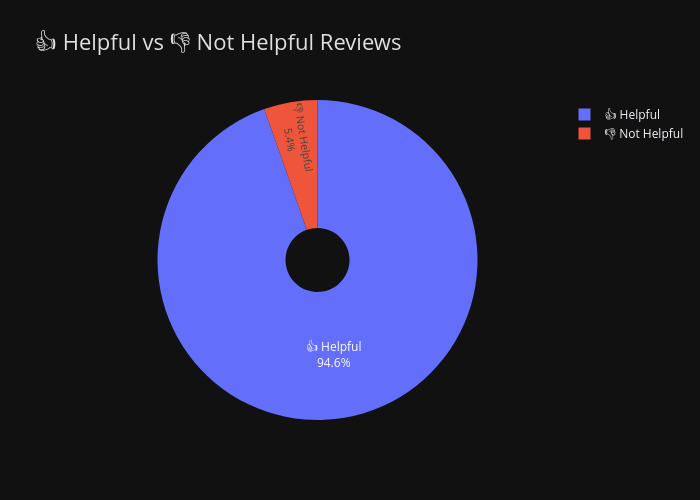

The notebook cell this image was saved under:
### Code cell
# 2.How many reviews were marked as helpful (above a certain threshold)?
# Pie chart

threshold = 10

review_df['is_helpful'] = review_df['helpful_votes'].apply(lambda x: '👍 Helpful' if x > threshold else '👎 Not Helpful')

fig2 = px.pie(review_df, names='is_helpful', title='👍 Helpful vs 👎 Not Helpful Reviews',)

fig2.update_traces(
    textposition='inside',
    textinfo='percent+label',
    hole=.2)

fig2.update_layout(
    width = 700,
    height = 500,
    xaxis_title=dict(font = dict(size=17)),
    yaxis_title=dict(font = dict(size=17)),
    title_font=dict(color='#E0E0E0', size=22), # Title color
    template="plotly_dark")
fig2.show()

### Figure 1 — Plotly figure (JSON) as saved in the notebook; plotly's stock layout.template omitted (floating-point values rounded to 4 significant figures; data arrays with more than 128 entries replaced by an {"elided": "..."} marker saying what was removed)
{"data": [{"domain": {"x": [0, 1], "y": [0, 1]}, "hole": 0.2, "hovertemplate": "is_helpful=%{label}<extra></extra>", "labels": {"elided": "500 str values"}, "legendgroup": "", "name": "", "showlegend": true, "textinfo": "percent+label", "textposition": "inside", "type": "pie"}], "layout": {"height": 500, "legend": {"tracegroupgap": 0}, "title": {"font": {"color": "#E0E0E0", "size": 22}, "text": "👍 Helpful vs 👎 Not Helpful Reviews"}, "width": 700, "xaxis": {"title": {"font": {"size": 17}}}, "yaxis": {"title": {"font": {"size": 17}}}}}
